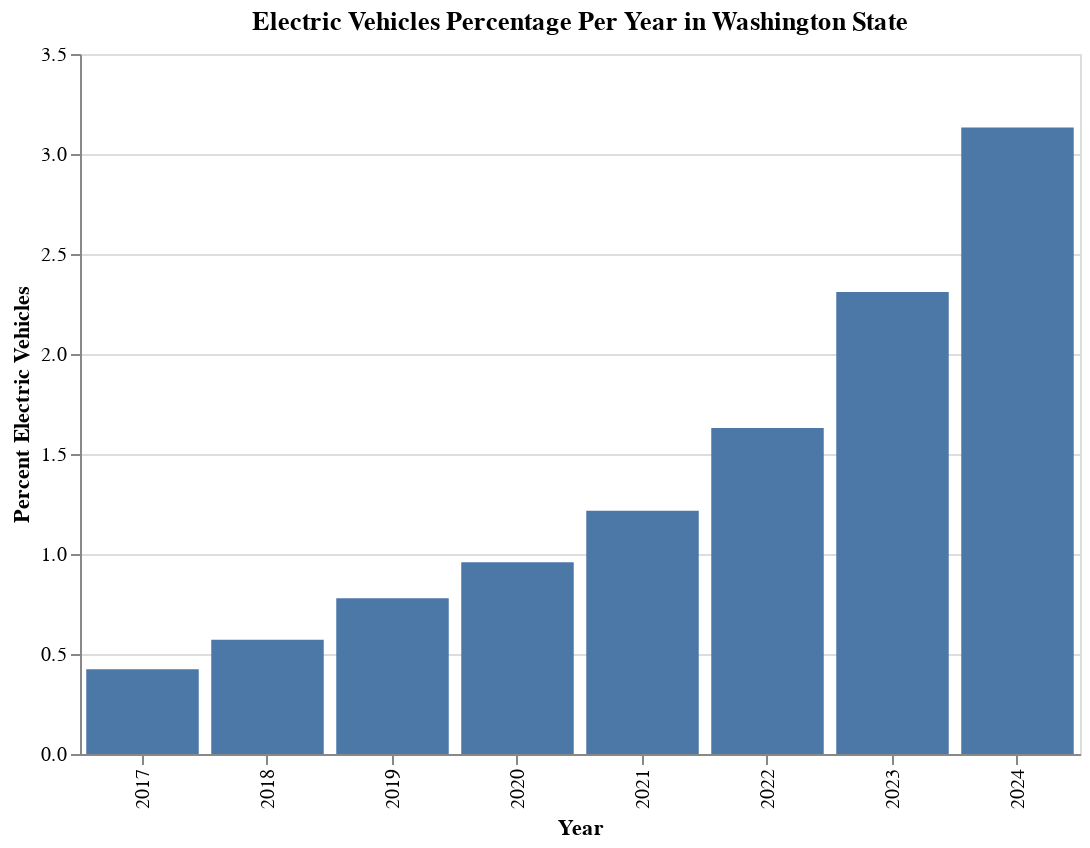

Notebook source saved alongside this figure:
### Code cell
# Group the data by year and calculate the sum of 'Electric Vehicle (EV) Total' and 'Total Vehicles' for each year
dfh_yearly = dfh_filtered.groupby('year').agg({
    'Electric Vehicle (EV) Total': 'sum',
    'Total Vehicles': 'sum'
}).reset_index()

# Calculate the percentage of electric vehicles for each year
dfh_yearly['Percent Electric Vehicles'] = (dfh_yearly['Electric Vehicle (EV) Total'] / dfh_yearly['Total Vehicles']) * 100

# Create the Altair bar chart
bar_chart = alt.Chart(dfh_yearly).mark_bar().encode(
    x=alt.X('year:O', title='Year'),
    y=alt.Y('Percent Electric Vehicles:Q', title='Percent Electric Vehicles'),
    tooltip=['year:O', 'Percent Electric Vehicles:Q']
).properties(
    width=500,
    height=350,
    title="Electric Vehicles Percentage Per Year in Washington State"
)

bar_chart

### Figure 1 — Vega-Lite specification as saved in the notebook (floating-point values rounded to 4 significant figures)
{"config": {"view": {"continuousWidth": 300, "continuousHeight": 300}}, "data": {"name": "data-be8aa7a1b39851e0ac08877bd8c4c93b"}, "mark": {"type": "bar"}, "encoding": {"tooltip": [{"field": "year", "type": "ordinal"}, {"field": "Percent Electric Vehicles", "type": "quantitative"}], "x": {"field": "year", "title": "Year", "type": "ordinal"}, "y": {"field": "Percent Electric Vehicles", "title": "Percent Electric Vehicles", "type": "quantitative"}}, "height": 350, "title": "Electric Vehicles Percentage Per Year in Washington State", "width": 500, "$schema": "https://vega.github.io/schema/vega-lite/v5.20.1.json", "datasets": {"data-be8aa7a1b39851e0ac08877bd8c4c93b": [{"year": 2017, "Electric Vehicle (EV) Total": 302630, "Total Vehicles": 71325044, "Percent Electric Vehicles": 0.4243}, {"year": 2018, "Electric Vehicle (EV) Total": 413929, "Total Vehicles": 72443446, "Percent Electric Vehicles": 0.5714}, {"year": 2019, "Electric Vehicle (EV) Total": 574118, "Total Vehicles": 73770779, "Percent Electric Vehicles": 0.7782}, {"year": 2020, "Electric Vehicle (EV) Total": 711414, "Total Vehicles": 74235448, "Percent Electric Vehicles": 0.9583}, {"year": 2021, "Electric Vehicle (EV) Total": 909807, "Total Vehicles": 74815631, "Percent Electric Vehicles": 1.216}, {"year": 2022, "Electric Vehicle (EV) Total": 1208867, "Total Vehicles": 74174729, "Percent Electric Vehicles": 1.63}, {"year": 2023, "Electric Vehicle (EV) Total": 1701623, "Total Vehicles": 73667621, "Percent Electric Vehicles": 2.31}, {"year": 2024, "Electric Vehicle (EV) Total": 1915994, "Total Vehicles": 61161028, "Percent Electric Vehicles": 3.133}]}}
